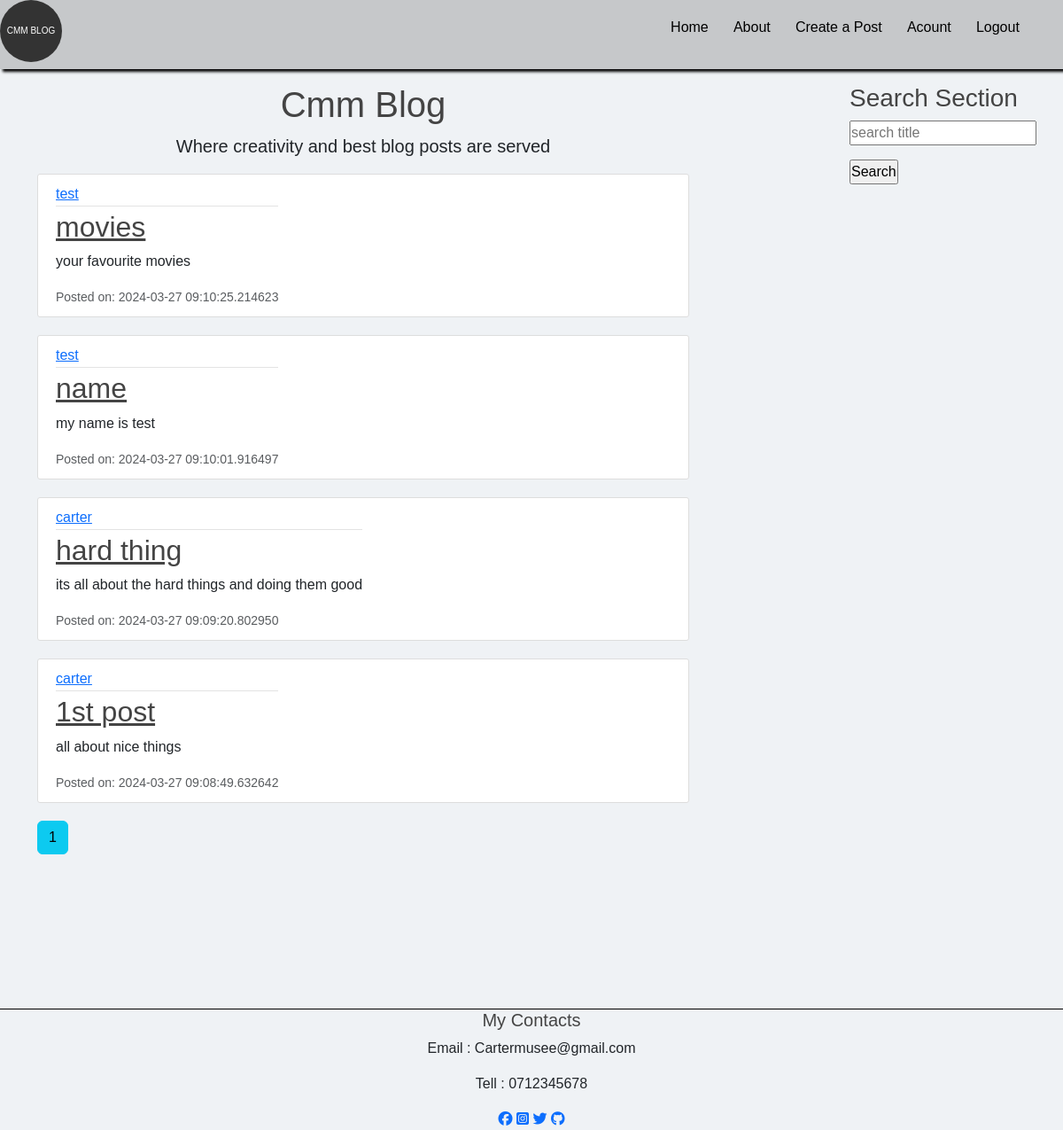
Screenshot of /home (signed in) with the database file from the repository.
### flaskblog/modules.py (models this page shows, shortened)
class Post(db.Model):
    id = db.Column(db.Integer, primary_key=True)
    title = db.Column(db.String(100), nullable=False)
    date_posted = db.Column(db.DateTime, nullable=False, default=datetime.utcnow)
    content = db.Column(db.Text(2000), nullable=False)
    user_id = db.Column(db.Integer(), db.ForeignKey('user.id'), nullable=False)

class User(db.Model,UserMixin):
    id = db.Column(db.Integer, primary_key=True)
    username = db.Column(db.String(20), unique=True, nullable=False)
    email = db.Column(db.String(120), unique=True, nullable=False)
    image_file = db.Column(db.String(20), nullable=False, default='default.jpg')
    password = db.Column(db.String(60), nullable=False)
    post = db.relationship('Post',backref='author',lazy=True)

### flaskblog/routes.py (the view)
@app.route("/")
@app.route("/home")
def home():
    form = SearchForm()
    page = request.args.get('page',1,type=int)
    posts=Post.query.order_by(Post.date_posted.desc()).paginate(page=page,per_page=5)
    return render_template("home.html",posts=posts, form=form)

### flaskblog/files.py
class SearchForm(FlaskForm):
    searched = StringField("searched", validators=[DataRequired()])
    submit = SubmitField("Search")

### flaskblog/modules.py (called while the page is built)
@login_manager.user_loader
def load_user(user_id):
    return User.query.get(int(user_id))

### flaskblog/templates/home.html (shortened to what this page needs)
{% extends "layout.html" %}
{% block body%}
<div class="hm">
  <h1 style="text-align: center;">Cmm Blog</h1>
  <p style="text-align: center; font-size: 20px">Where creativity and best blog posts are served</p>
  {% for post in posts.items %}
  <article class="media content-section">
      <div class="media-body">
        <div class="article-metadata">
          <a class="mr-2" href="{{ url_for('user_posts', username=post.author.username) }}">{{ post.author.username }}</a>
        </div>
        <h2><a class="article-title" href="{{ url_for('post',post_id=post.id) }}">{{ post.title }}</a></h2>
        <p class="article-content">{{ post.content }}</p>
        <small class="text-muted">Posted on: {{ post.date_posted }}</small>
      </div>
    </article>
  {% endfor%}
  {% for page_num in posts.iter_pages(left_edge=1,right_edge=1,left_current=2,right_current=2)%}
    {% if page_num %}
      {% if posts.page == page_num %}
        <a class="btn btn-info mb-4" href="{{ url_for('home', page=page_num) }}">{{ page_num }}</a>
      {% else %}
        <a class="btn btn-info mb-4" href="{{ url_for('home', page=page_num) }}">{{ page_num }}</a>
      {%endif%}
    {% else %}
      ...
    {% endif %}
  {% endfor %}
</div>
    <div class="search">
        <div class="search-section">
          <h3>Search Section</h3>
          <form action="{{url_for('search')}}" method="POST">
            <p>
              {{ form.searched(placeholder="search title") }}
            </p>
            <p>{{ form.submit }}</p>
          </form>
        </div>
    </div>
{% endblock %}

### flaskblog/static/main.css (style rules this page uses)
* { margin: 0; padding: 0; box-sizing: border-box; font-family: sans-serif; }
body { background: rgb(239, 242, 245); }
h1, h2, h3, h4, h5, h6 { color: #444444; }
.content-section { background: #ffffff; padding: 10px 20px; border: 1px solid #dddddd; border-radius: 3px; margin-bottom: 20px; }
.article-title { color: #444444; }
.article-content { white-space: pre-line; }
.article-metadata { padding-bottom: 1px; margin-bottom: 4px; border-bottom: 1px solid #e3e3e3 }
.media { display: flex; }
.search { position: absolute; top: 0; right: 0; }

### rows the page displays
Post: author.username "test", title "movies", content "your favourite movies", date_posted "2024-03-27 09:10:25.214623"
Post: author.username "test", title "name", content "my name is test", date_posted "2024-03-27 09:10:01.916497"
Post: author.username "carter", title "hard thing", content "its all about the hard things and doing them good", date_posted "2024-03-27 09:09:20.802950"
Post: author.username "carter", title "1st post", content "all about nice things", date_posted "2024-03-27 09:08:49.632642"

### other values shown
{{ page_num }} "1"
